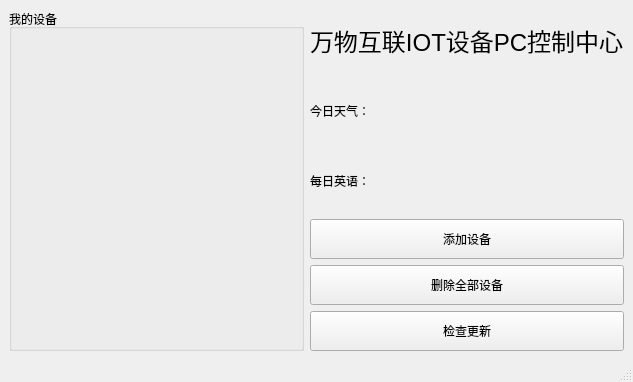
<?xml version="1.0" encoding="UTF-8"?>
<ui version="4.0">
 <class>MainWindow</class>
 <widget class="QMainWindow" name="MainWindow">
  <property name="geometry">
   <rect>
    <x>0</x>
    <y>0</y>
    <width>633</width>
    <height>382</height>
   </rect>
  </property>
  <property name="windowTitle">
   <string>MainWindow</string>
  </property>
  <widget class="QWidget" name="centralwidget">
   <layout class="QGridLayout" name="gridLayout">
    <item row="2" column="1">
     <widget class="QLabel" name="label_3">
      <property name="font">
       <font>
        <underline>false</underline>
       </font>
      </property>
      <property name="text">
       <string>每日英语：</string>
      </property>
     </widget>
    </item>
    <item row="3" column="1">
     <widget class="QPushButton" name="pushButton_2">
      <property name="minimumSize">
       <size>
        <width>0</width>
        <height>40</height>
       </size>
      </property>
      <property name="maximumSize">
       <size>
        <width>500</width>
        <height>16777215</height>
       </size>
      </property>
      <property name="text">
       <string>添加设备</string>
      </property>
     </widget>
    </item>
    <item row="0" column="0" rowspan="6">
     <widget class="QGroupBox" name="groupBox">
      <property name="maximumSize">
       <size>
        <width>16777215</width>
        <height>16777215</height>
       </size>
      </property>
      <property name="title">
       <string>我的设备</string>
      </property>
      <layout class="QVBoxLayout" name="verticalLayout_2">
       <item>
        <layout class="QVBoxLayout" name="verticalLayout"/>
       </item>
      </layout>
     </widget>
    </item>
    <item row="1" column="1">
     <widget class="QLabel" name="label_2">
      <property name="text">
       <string>今日天气：</string>
      </property>
     </widget>
    </item>
    <item row="0" column="1">
     <widget class="QLabel" name="label">
      <property name="maximumSize">
       <size>
        <width>503</width>
        <height>16777215</height>
       </size>
      </property>
      <property name="text">
       <string>&lt;html&gt;&lt;head/&gt;&lt;body&gt;&lt;p&gt;&lt;span style=&quot; font-size:18pt;&quot;&gt;万物互联IOT设备PC控制中心&lt;/span&gt;&lt;/p&gt;&lt;/body&gt;&lt;/html&gt;</string>
      </property>
     </widget>
    </item>
    <item row="5" column="1">
     <widget class="QPushButton" name="pushButton">
      <property name="minimumSize">
       <size>
        <width>0</width>
        <height>40</height>
       </size>
      </property>
      <property name="maximumSize">
       <size>
        <width>498</width>
        <height>16777215</height>
       </size>
      </property>
      <property name="text">
       <string>检查更新</string>
      </property>
     </widget>
    </item>
    <item row="4" column="1">
     <widget class="QPushButton" name="pushButton_3">
      <property name="minimumSize">
       <size>
        <width>0</width>
        <height>40</height>
       </size>
      </property>
      <property name="text">
       <string>删除全部设备</string>
      </property>
     </widget>
    </item>
   </layout>
  </widget>
  <widget class="QMenuBar" name="menubar">
   <property name="geometry">
    <rect>
     <x>0</x>
     <y>0</y>
     <width>633</width>
     <height>18</height>
    </rect>
   </property>
  </widget>
  <widget class="QStatusBar" name="statusbar"/>
 </widget>
 <resources/>
 <connections/>
</ui>
